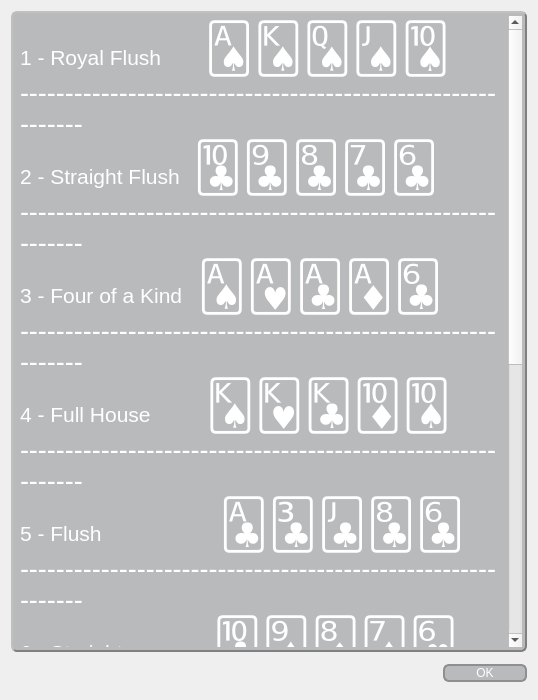
<?xml version="1.0" encoding="UTF-8"?>
<ui version="4.0">
 <class>HandRanks</class>
 <widget class="QDialog" name="HandRanks">
  <property name="geometry">
   <rect>
    <x>0</x>
    <y>0</y>
    <width>538</width>
    <height>700</height>
   </rect>
  </property>
  <property name="minimumSize">
   <size>
    <width>538</width>
    <height>700</height>
   </size>
  </property>
  <property name="maximumSize">
   <size>
    <width>538</width>
    <height>16777215</height>
   </size>
  </property>
  <property name="windowTitle">
   <string>Poker Hands by Rank</string>
  </property>
  <property name="windowIcon">
   <iconset resource="img.qrc">
    <normaloff>:/images/dReamTablesDero.png</normaloff>:/images/dReamTablesDero.png</iconset>
  </property>
  <property name="styleSheet">
   <string notr="true">QDialog{
	background-image: url(:/images/background.png);	
	background-position: center;
}

QPushButton:enabled{
	color: rgb(255, 255, 255);
	background-color: rgb(85, 88, 93, 90);
    border: 2px solid #8f8f91;
    border-radius: 6px;
    min-width: 80px;
}

QPushButton:hover {
	background-color: rgb(79, 186, 196, 150);
}

QPushButton:pressed {
	background-color: rgb(56, 47, 165);
}

QPushButton:!enabled{
    border: 2px solid;
	border-color: rgb(143, 143, 145, 90);
    border-radius: 6px;
	color: rgb(0, 0, 0, 0);
    border-radius: 6px;
    min-width: 80px;
}</string>
  </property>
  <property name="modal">
   <bool>false</bool>
  </property>
  <layout class="QGridLayout" name="gridLayout">
   <item row="0" column="0" colspan="2">
    <widget class="QTextBrowser" name="hrTextBrowser">
     <property name="styleSheet">
      <string notr="true">QTextBrowser{
    border-color: rgb(128, 128, 128);
    border-style: outset;
    border-width: 2px;
    border-radius: 6px;
    padding: 3px;
    background-color: rgb(85, 88, 93, 90);
    color: rgb(255, 255, 255);
}
</string>
     </property>
     <property name="html">
      <string>&lt;!DOCTYPE HTML PUBLIC &quot;-//W3C//DTD HTML 4.0//EN&quot; &quot;http://www.w3.org/TR/REC-html40/strict.dtd&quot;&gt;
&lt;html&gt;&lt;head&gt;&lt;meta name=&quot;qrichtext&quot; content=&quot;1&quot; /&gt;&lt;style type=&quot;text/css&quot;&gt;
p, li { white-space: pre-wrap; }
&lt;/style&gt;&lt;/head&gt;&lt;body style=&quot; font-family:'Ubuntu'; font-size:10pt; font-weight:400; font-style:normal;&quot;&gt;
&lt;p style=&quot; margin-top:0px; margin-bottom:0px; margin-left:0px; margin-right:0px; -qt-block-indent:0; text-indent:0px;&quot;&gt;&lt;span style=&quot; font-size:16pt;&quot;&gt;1 - Royal Flush &lt;/span&gt;&lt;span style=&quot; font-size:20pt;&quot;&gt;     &lt;/span&gt;&lt;span style=&quot; font-size:36pt;&quot;&gt;🂡🂮🂭🂫🂪 &lt;/span&gt;&lt;/p&gt;
&lt;p style=&quot; margin-top:0px; margin-bottom:0px; margin-left:0px; margin-right:0px; -qt-block-indent:0; text-indent:0px;&quot;&gt;&lt;span style=&quot; font-size:20pt;&quot;&gt;------------------------------------------------------------&lt;/span&gt;&lt;/p&gt;
&lt;p style=&quot; margin-top:0px; margin-bottom:0px; margin-left:0px; margin-right:0px; -qt-block-indent:0; text-indent:0px;&quot;&gt;&lt;span style=&quot; font-size:16pt;&quot;&gt;2 - Straight Flush &lt;/span&gt;&lt;span style=&quot; font-size:20pt;&quot;&gt; &lt;/span&gt;&lt;span style=&quot; font-size:36pt;&quot;&gt;🃚🃙🃘🃗🃖&lt;/span&gt;&lt;/p&gt;
&lt;p style=&quot; margin-top:0px; margin-bottom:0px; margin-left:0px; margin-right:0px; -qt-block-indent:0; text-indent:0px;&quot;&gt;&lt;span style=&quot; font-size:20pt;&quot;&gt;------------------------------------------------------------&lt;/span&gt;&lt;/p&gt;
&lt;p style=&quot; margin-top:0px; margin-bottom:0px; margin-left:0px; margin-right:0px; -qt-block-indent:0; text-indent:0px;&quot;&gt;&lt;span style=&quot; font-size:16pt;&quot;&gt;3 - Four of a Kind&lt;/span&gt;&lt;span style=&quot; font-size:20pt;&quot;&gt;  &lt;/span&gt;&lt;span style=&quot; font-size:36pt;&quot;&gt;🂡🂱🃑🃁🃖&lt;/span&gt;&lt;/p&gt;
&lt;p style=&quot; margin-top:0px; margin-bottom:0px; margin-left:0px; margin-right:0px; -qt-block-indent:0; text-indent:0px;&quot;&gt;&lt;span style=&quot; font-size:20pt;&quot;&gt;------------------------------------------------------------&lt;/span&gt;&lt;/p&gt;
&lt;p style=&quot; margin-top:0px; margin-bottom:0px; margin-left:0px; margin-right:0px; -qt-block-indent:0; text-indent:0px;&quot;&gt;&lt;span style=&quot; font-size:16pt;&quot;&gt;4 - Full House   &lt;/span&gt;&lt;span style=&quot; font-size:20pt;&quot;&gt;     &lt;/span&gt;&lt;span style=&quot; font-size:36pt;&quot;&gt;🂮🂾🃞🃊🂪&lt;/span&gt;&lt;/p&gt;
&lt;p style=&quot; margin-top:0px; margin-bottom:0px; margin-left:0px; margin-right:0px; -qt-block-indent:0; text-indent:0px;&quot;&gt;&lt;span style=&quot; font-size:20pt;&quot;&gt;------------------------------------------------------------&lt;/span&gt;&lt;/p&gt;
&lt;p style=&quot; margin-top:0px; margin-bottom:0px; margin-left:0px; margin-right:0px; -qt-block-indent:0; text-indent:0px;&quot;&gt;&lt;span style=&quot; font-size:16pt;&quot;&gt;5 - Flush      &lt;/span&gt;&lt;span style=&quot; font-size:20pt;&quot;&gt;           &lt;/span&gt;&lt;span style=&quot; font-size:36pt;&quot;&gt;🃑🃓🃛🃘🃖&lt;/span&gt;&lt;/p&gt;
&lt;p style=&quot; margin-top:0px; margin-bottom:0px; margin-left:0px; margin-right:0px; -qt-block-indent:0; text-indent:0px;&quot;&gt;&lt;span style=&quot; font-size:20pt;&quot;&gt;------------------------------------------------------------&lt;/span&gt;&lt;/p&gt;
&lt;p style=&quot; margin-top:0px; margin-bottom:0px; margin-left:0px; margin-right:0px; -qt-block-indent:0; text-indent:0px;&quot;&gt;&lt;span style=&quot; font-size:16pt;&quot;&gt;6 - Straight         &lt;/span&gt;&lt;span style=&quot; font-size:20pt;&quot;&gt;     &lt;/span&gt;&lt;span style=&quot; font-size:36pt;&quot;&gt;🃚🂩🃈🂧🂶&lt;/span&gt;&lt;/p&gt;
&lt;p style=&quot; margin-top:0px; margin-bottom:0px; margin-left:0px; margin-right:0px; -qt-block-indent:0; text-indent:0px;&quot;&gt;&lt;span style=&quot; font-size:20pt;&quot;&gt;------------------------------------------------------------&lt;/span&gt;&lt;/p&gt;
&lt;p style=&quot; margin-top:0px; margin-bottom:0px; margin-left:0px; margin-right:0px; -qt-block-indent:0; text-indent:0px;&quot;&gt;&lt;span style=&quot; font-size:16pt;&quot;&gt;7 - Three of a Kind &lt;/span&gt;&lt;span style=&quot; font-size:36pt;&quot;&gt;🂽🂭🃍🂧🂸&lt;/span&gt;&lt;/p&gt;
&lt;p style=&quot; margin-top:0px; margin-bottom:0px; margin-left:0px; margin-right:0px; -qt-block-indent:0; text-indent:0px;&quot;&gt;&lt;span style=&quot; font-size:20pt;&quot;&gt;------------------------------------------------------------&lt;/span&gt;&lt;/p&gt;
&lt;p style=&quot; margin-top:0px; margin-bottom:0px; margin-left:0px; margin-right:0px; -qt-block-indent:0; text-indent:0px;&quot;&gt;&lt;span style=&quot; font-size:16pt;&quot;&gt;8 - Two Pair    &lt;/span&gt;&lt;span style=&quot; font-size:20pt;&quot;&gt;        &lt;/span&gt;&lt;span style=&quot; font-size:36pt;&quot;&gt;🂫🂻🂶🃖🂥&lt;/span&gt;&lt;/p&gt;
&lt;p style=&quot; margin-top:0px; margin-bottom:0px; margin-left:0px; margin-right:0px; -qt-block-indent:0; text-indent:0px;&quot;&gt;&lt;span style=&quot; font-size:20pt;&quot;&gt;------------------------------------------------------------&lt;/span&gt;&lt;/p&gt;
&lt;p style=&quot; margin-top:0px; margin-bottom:0px; margin-left:0px; margin-right:0px; -qt-block-indent:0; text-indent:0px;&quot;&gt;&lt;span style=&quot; font-size:16pt;&quot;&gt;9 - Pair  &lt;/span&gt;&lt;span style=&quot; font-size:20pt;&quot;&gt;             &lt;/span&gt;&lt;span style=&quot; font-size:36pt;&quot;&gt;  🂱🂡🃘🂶🃊&lt;/span&gt;&lt;/p&gt;
&lt;p style=&quot; margin-top:0px; margin-bottom:0px; margin-left:0px; margin-right:0px; -qt-block-indent:0; text-indent:0px;&quot;&gt;&lt;span style=&quot; font-size:20pt;&quot;&gt;------------------------------------------------------------&lt;/span&gt;&lt;/p&gt;
&lt;p style=&quot; margin-top:0px; margin-bottom:0px; margin-left:0px; margin-right:0px; -qt-block-indent:0; text-indent:0px;&quot;&gt;&lt;span style=&quot; font-size:16pt;&quot;&gt;10 - High Card   &lt;/span&gt;&lt;span style=&quot; font-size:20pt;&quot;&gt;     &lt;/span&gt;&lt;span style=&quot; font-size:36pt;&quot;&gt;🂡🃛🂴🂲🃗&lt;/span&gt;&lt;/p&gt;&lt;/body&gt;&lt;/html&gt;</string>
     </property>
    </widget>
   </item>
   <item row="1" column="0">
    <widget class="QLabel" name="label">
     <property name="sizePolicy">
      <sizepolicy hsizetype="Preferred" vsizetype="Preferred">
       <horstretch>0</horstretch>
       <verstretch>0</verstretch>
      </sizepolicy>
     </property>
     <property name="minimumSize">
      <size>
       <width>171</width>
       <height>31</height>
      </size>
     </property>
     <property name="maximumSize">
      <size>
       <width>520</width>
       <height>16777215</height>
      </size>
     </property>
     <property name="styleSheet">
      <string notr="true">image: url(:/images/dReamTablesTitle.png);
background-color: rgba(255, 255, 255, 0);</string>
     </property>
     <property name="text">
      <string/>
     </property>
     <property name="scaledContents">
      <bool>true</bool>
     </property>
     <property name="alignment">
      <set>Qt::AlignRight|Qt::AlignTrailing|Qt::AlignVCenter</set>
     </property>
     <property name="openExternalLinks">
      <bool>true</bool>
     </property>
    </widget>
   </item>
   <item row="1" column="1">
    <widget class="QDialogButtonBox" name="buttonBox">
     <property name="maximumSize">
      <size>
       <width>343</width>
       <height>16777215</height>
      </size>
     </property>
     <property name="orientation">
      <enum>Qt::Horizontal</enum>
     </property>
     <property name="standardButtons">
      <set>QDialogButtonBox::Ok</set>
     </property>
    </widget>
   </item>
  </layout>
 </widget>
 <resources>
  <include location="img.qrc"/>
 </resources>
 <connections>
  <connection>
   <sender>buttonBox</sender>
   <signal>accepted()</signal>
   <receiver>HandRanks</receiver>
   <slot>accept()</slot>
   <hints>
    <hint type="sourcelabel">
     <x>248</x>
     <y>254</y>
    </hint>
    <hint type="destinationlabel">
     <x>157</x>
     <y>274</y>
    </hint>
   </hints>
  </connection>
 </connections>
</ui>
